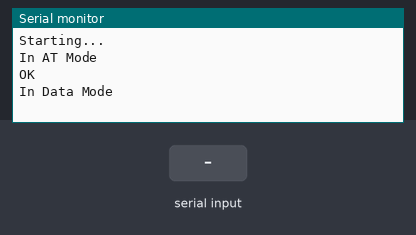
This sketch was run on a simulated Arduino Uno, built with avr-gcc and run on an emulated ATmega328P. Shown: the last lines printed to the serial monitor. Inputs (shaded band) come from the test bench. The modem accepts every AT command (registered, SIM ready, sends succeed) and sends nothing else.

Above: at 1.5 s.
1.6 s: "1" received over the second serial link
At 2.8 s:
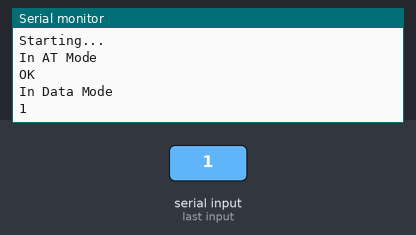
3.1 s: "0" received over the second serial link
At 4.1 s:
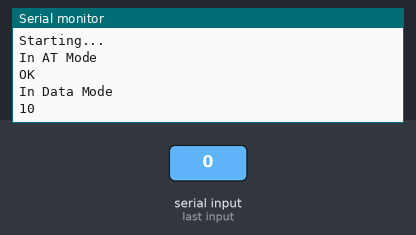

Measured:
- after the input at 1.6 s, the serial monitor: prints a new line at once (image 1)
- after the input at 3.1 s, the serial monitor: prints a new line at once (image 2)

The sketch:

ch11_bt.ino
```cpp
#include <SoftwareSerial.h> // 軟體序列埠
#define SERIAL_BAUDRATE 38400 // 電腦USB埠與Arduino之間的序列介面
#define BT_SERIAL_BAUDRATE 38400 // Arduino與藍牙模組之間的序列介面
// 定義軟體模擬序列埠的RX、TX腳位
// 注意，SoftwareSerial需使用支援中斷的腳位，每塊板子的情況不同，
// 腳位10與11可適用於Uno、Leonardo、Mega、Mega 2560
#define RX_PIN 10
#define TX_PIN 11
#define KEY_PIN 12

SoftwareSerial mySerial(RX_PIN, TX_PIN); // RX, TX

void setup() {
  pinMode(KEY_PIN, OUTPUT);
  Serial.begin(SERIAL_BAUDRATE); // 初始化
  while(!Serial){
    // 等待Leonardo的虛擬序列埠
  }
  Serial.println("Starting...");

  mySerial.begin(BT_SERIAL_BAUDRATE); // 初始化
  delay(100); // 重要！需稍微等一小段時間

  Serial.println("In AT Mode"); // 進入AT指令模式
  digitalWrite(KEY_PIN, HIGH); // 高電位時可下AT指令
  delay(100);

  mySerial.println("AT"); // 下達"AT"指令
  delay(100);
  waitAndPrintResponse(); // 取得回應

  Serial.println("In Data Mode");
  digitalWrite(KEY_PIN, LOW); // 進入一般資料模式
  // 但若尚未配對，此時仍可下達AT指令
}
void waitAndPrintResponse()
{
  // 等待藍牙模組回傳訊息
  while(mySerial.available()){
    Serial.write(mySerial.read());
  }
}
void loop() {
  // 從藍牙模組傳來的資料，轉傳給序列埠監控視窗
  if(mySerial.available()){
    Serial.write(mySerial.read());
  }
  // 從序列埠監控視窗傳來的資料，轉傳給藍牙模組
  if(Serial.available()){
    mySerial.write(Serial.read());
  }
}
```
